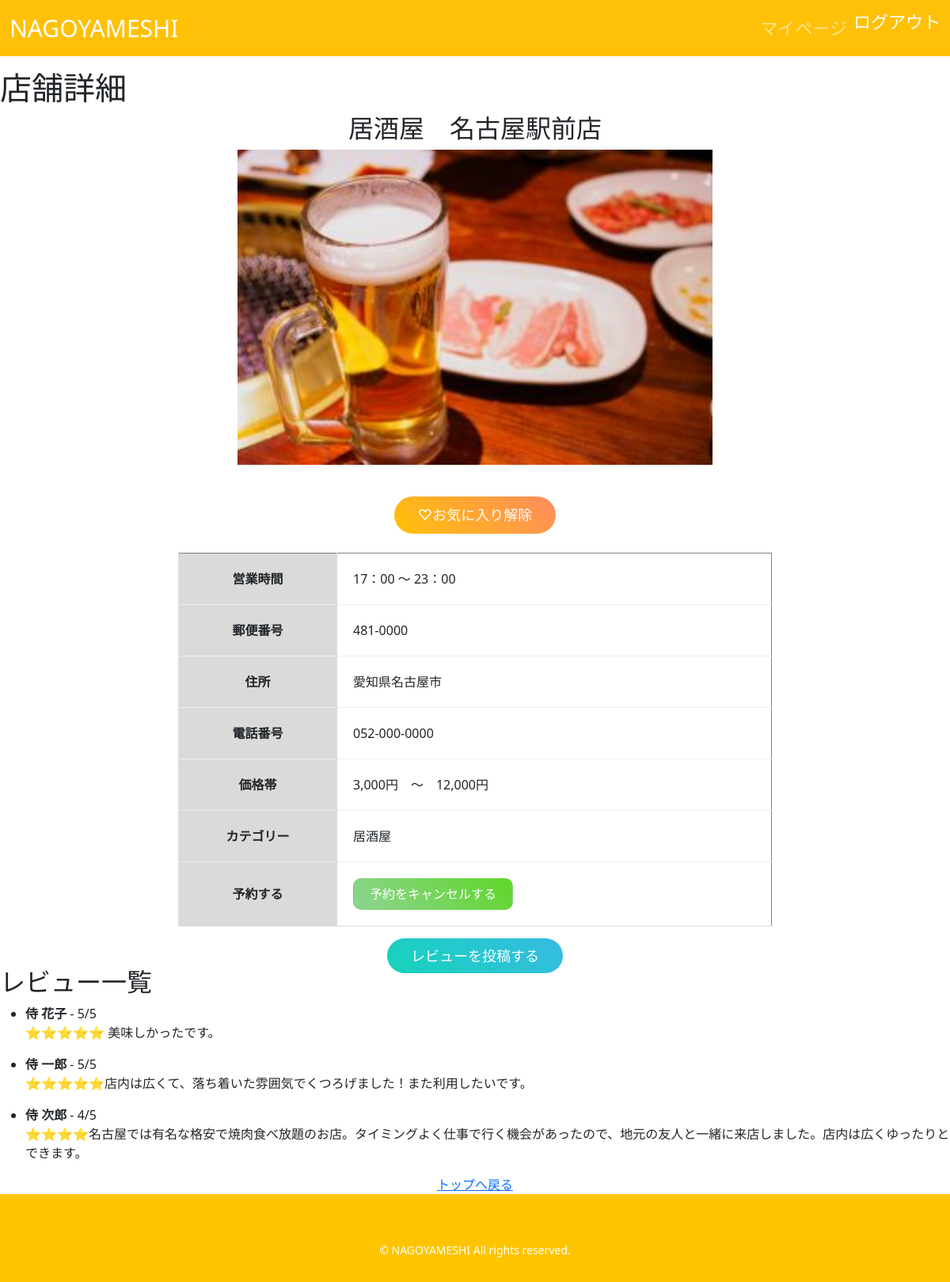
The app's page /crud/detail/1 (signed in) with its own data.
### crud/models.py (models this page shows, shortened)
class Restaurant(models.Model):
     name = models.CharField(max_length=200)
     business_hours = models.CharField(default=None, max_length=200)
     start_time = models.CharField(default=None, max_length=200)
     end_time = models.CharField(default=None, max_length=200)
     zip_code = models.CharField(max_length=200)
     address = models.CharField(max_length=200,default='愛知県')
     phone_number = models.CharField(max_length=200)
     price_range = models.CharField(max_length=200)
     category = models.ForeignKey(Category, on_delete=models.CASCADE)
     img = models.ImageField(blank=True, default='noImage.png')

class Category(models.Model):
     name = models.CharField(max_length=200)
     def __str__(self):
         return self.name

class Review(models.Model):
      user = models.ForeignKey(settings.AUTH_USER_MODEL, on_delete=models.CASCADE, related_name='reviews')
      restaurant = models.ForeignKey(Restaurant, on_delete=models.CASCADE, related_name='reviewed_by')
      content = models.CharField(max_length=255, blank=True)
      score = models.IntegerField(null=True)

### accounts/models.py (models this page shows, shortened)
class User(AbstractBaseUser, PermissionsMixin):
    account_id = models.CharField(verbose_name=_("account_id"), unique=True, max_length=10)
    email = models.EmailField(verbose_name=_("email"), unique=True)
    password = models.CharField(verbose_name=_("password"), max_length=128)
    is_active = models.BooleanField(default=True)
    is_staff = models.BooleanField(default=False)
    is_superuser = models.BooleanField(default=False)
    postal_code = models.CharField(verbose_name=_("postal_code"), max_length=12, null=True, blank=True)
    address = models.TextField(verbose_name=_("address"), null=True, blank=True)
    phone_number = models.CharField(verbose_name=_("phone_number"), max_length=20, null=True, blank=True)
    created_at = models.DateTimeField(verbose_name=_("created_at"), auto_now_add=True)
    updated_at = models.DateTimeField(verbose_name=_("updated_at"), auto_now=True)
    objects = UserManager()
    USERNAME_FIELD = 'email'
    REQUIRED_FIELDS = []
    @property
    def username(self):
        return self.account_id

### crud/views.py (the view)
# urls.py: path('crud/detail/<int:pk>', crud_views.RestaurantDetailView.as_view(), name="detail"),
class RestaurantDetailView(LoginRequiredMixin, DetailView):
    model = Restaurant
    template_name = "crud/Restaurant_detail.html"
    context_object_name = "restaurant"
    def get_context_data(self, **kwargs):
        context = super().get_context_data(**kwargs)
        restaurant = context["restaurant"]
        user = self.request.user
        if user.is_authenticated:
            context["is_favorite"] = Favorite.objects.filter(
                user=user, restaurant=restaurant
            ).exists()
            context["has_reservation"] = Reservation.objects.filter(
                user=user, restaurant=restaurant
            ).exists()
            if context["has_reservation"]:
                context["url"] = "cancel_reservation"
            else:
                context["url"] = "create_reservation"
        else:
            context["is_favorite"] = False
            context["has_reservation"] = False
        context["reviews"] = Review.objects.filter(restaurant=restaurant)
        return context

### crud/templates/crud/Restaurant_detail.html (shortened to what this page needs)
{% extends "base.html" %}
{% load bootstrap %}
{% block content %}
<h1>店舗詳細</h1>
  <h2 style="text-align: center">{{ restaurant.name }}</h2>
   <table class="table table-striped table-hover table-bordered">
    <div style="text-align: center">
    <img src="{{ restaurant.img.url }}" style="width:600px;,height:300px;">
   </div>
  </table>
<br>
<div class="hoge_button">
  <form action="{% url 'toggle_favorite' restaurant_id=restaurant.id %}" method="post">
    {% if is_favorite %}
      <button type="submit" class="btn-gradient-radius">
        ♡お気に入り解除
      </button>
    {% else %}
      <button type="submit" class="btn-gradient-radius">
        ♡お気に入りに追加する
      </button>
    {% endif %}
  </form>
</div>
<br>
<form action="{% url url restaurant.id %}" method="post">
  <table border="1">
    <tr><th>営業時間</th><td>{{ restaurant.business_hours }} </td></tr>
    <tr><th>郵便番号</th><td>{{ restaurant.zip_code }}</td></tr>
    <tr><th>住所</th><td> {{ restaurant.address }}</td></tr>
    <tr><th>電話番号</th><td>{{ restaurant.phone_number }}</td></tr>
    <tr><th>価格帯</th><td>{{ restaurant.price_range }} </td></tr>
    <tr><th>カテゴリー</th><td> {{ restaurant.category }} </td></tr>
    <tr>
      <th>予約する</th>
      <td>
        <div class="hoge">
          {% if has_reservation %}
            <button type="submit" class="btn">予約をキャンセルする</button>
          {% else %}
            <button type="submit" class="btn">予約する</button>
          {% endif %}
        </div>
      </td>
    </tr>
  </table>
</form>
<br>
<div style = "text-align: center;">
  <a href="{% url 'review_form' restaurant.id %}" class="btn2">レビューを投稿する</a>
</div>
<h2>レビュー一覧</h2>
{% if reviews %}
  <ul>
    {% for review in reviews %}
      <li>
        <strong>{{ review.user.username }}</strong> - {{ review.score }}/5
        <p>{{ review.content }}</p>
      </li>
    {% endfor %}
  </ul>
{% else %}
  <p>この店舗にはまだレビューがありません。</p>
{% endif %}
<div style="text-align: center">
    <a href="{% url 'top' %}">トップへ戻る</a>
</div>
{% endblock %}

### crud/templates/crud/Restaurant_detail.html (style rules this page uses)
.hoge_button { text-align: center; }
.btn-gradient-radius { display: inline-block; text-align: center; font-size: 18px; padding: 10px 30px; border-radius: 25px; text-decoration: none; color: #FFF; background-image: linear-gradient(45deg, #FFC107 0%, #ff8b5f 100%); transition: .4s; border:none; }
.btn { display: inline-block; text-align: center; padding: 7px 20px; border-radius: 10px; text-decoration: none; color: #FFF; background-image: linear-gradient(45deg, #8dd492 0%, #5fd628 100%); transition: .4s; }
table td { padding: 20px 20px 20px 20px; }
table { margin-left: auto; margin-right: auto; border-collapse: collapse; border-spacing: 0; width: 750px; }
table tr:last-child { border-bottom:solid 1px #ddd; }
table th { text-align: center; padding: 10px 0; border-right:solid 1px #ddd; border-left:solid 1px #ddd; width: 200px; background-color: #dadad8; }
table tr { border-bottom: solid 1px #eee; }
.btn2 { text-align: center; margin: auto; font-size: 18px; padding: 10px 30px; border-radius: 25px; text-decoration: none; color: #FFF; background-image: linear-gradient(45deg, #16d3ba 0%, #23b4e0e8 100%); transition: .4s; border:none; cursor: pointer; }

### records on screen
Restaurant: name "居酒屋 名古屋駅前店", img (picture), business_hours "17：00 ～ 23：00", zip_code "481-0000", address "愛知県名古屋市", phone_number "052-000-0000", price_range "3,000円 ～ 12,000円", category "居酒屋"
Review: user.username "侍 花子", score "5", content "⭐⭐⭐⭐⭐ 美味しかったです。"
Review: user.username "侍 一郎", score "5", content "⭐⭐⭐⭐⭐店内は広くて、落ち着いた雰囲気でくつろげました！また利用したいです。"
Review: user.username "侍 次郎", score "4", content "⭐⭐⭐⭐名古屋では有名な格安で焼肉食べ放題のお店。タイミングよく仕事で行く機会があったので、地元の友人と一緒に来店しました。店内は広くゆったりとできます。"
